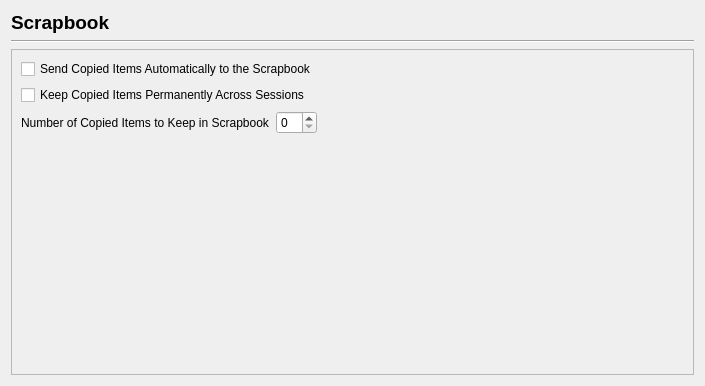
<?xml version="1.0" encoding="UTF-8"?>
<ui version="4.0">
 <class>Prefs_Scrapbook</class>
 <widget class="QWidget" name="Prefs_Scrapbook">
  <property name="geometry">
   <rect>
    <x>0</x>
    <y>0</y>
    <width>705</width>
    <height>386</height>
   </rect>
  </property>
  <property name="windowTitle">
   <string>Form</string>
  </property>
  <layout class="QVBoxLayout" name="verticalLayout">
   <item>
    <widget class="QLabel" name="label">
     <property name="font">
      <font>
       <pointsize>14</pointsize>
       <weight>75</weight>
       <bold>true</bold>
      </font>
     </property>
     <property name="text">
      <string>Scrapbook</string>
     </property>
    </widget>
   </item>
   <item>
    <widget class="Line" name="line">
     <property name="orientation">
      <enum>Qt::Horizontal</enum>
     </property>
    </widget>
   </item>
   <item>
    <widget class="QScrollArea" name="scrollArea">
     <property name="widgetResizable">
      <bool>true</bool>
     </property>
     <widget class="QWidget" name="scrollAreaWidgetContents">
      <property name="geometry">
       <rect>
        <x>0</x>
        <y>0</y>
        <width>677</width>
        <height>315</height>
       </rect>
      </property>
      <layout class="QVBoxLayout" name="verticalLayout_2">
       <item>
        <widget class="QCheckBox" name="checkBox">
         <property name="text">
          <string>Send Copied Items Automatically to the Scrapbook</string>
         </property>
        </widget>
       </item>
       <item>
        <widget class="QCheckBox" name="checkBox_2">
         <property name="text">
          <string>Keep Copied Items Permanently Across Sessions</string>
         </property>
        </widget>
       </item>
       <item>
        <layout class="QHBoxLayout" name="horizontalLayout">
         <property name="sizeConstraint">
          <enum>QLayout::SetDefaultConstraint</enum>
         </property>
         <item>
          <widget class="QLabel" name="label_2">
           <property name="text">
            <string>Number of Copied Items to Keep in Scrapbook</string>
           </property>
          </widget>
         </item>
         <item>
          <widget class="QSpinBox" name="spinBox"/>
         </item>
         <item>
          <spacer name="horizontalSpacer">
           <property name="orientation">
            <enum>Qt::Horizontal</enum>
           </property>
           <property name="sizeHint" stdset="0">
            <size>
             <width>40</width>
             <height>20</height>
            </size>
           </property>
          </spacer>
         </item>
        </layout>
       </item>
       <item>
        <spacer name="verticalSpacer">
         <property name="orientation">
          <enum>Qt::Vertical</enum>
         </property>
         <property name="sizeHint" stdset="0">
          <size>
           <width>20</width>
           <height>40</height>
          </size>
         </property>
        </spacer>
       </item>
      </layout>
     </widget>
    </widget>
   </item>
  </layout>
 </widget>
 <resources/>
 <connections/>
</ui>
